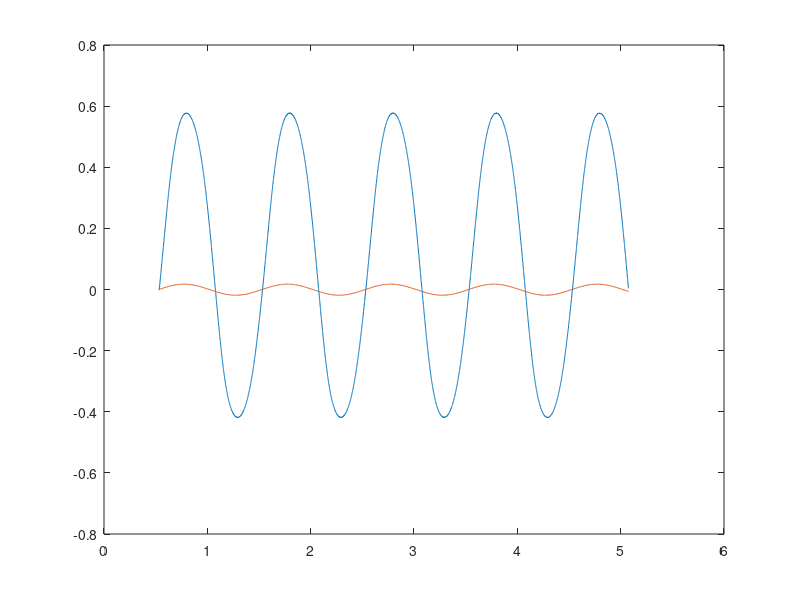

Write MATLAB code to recreate this figure. (Note: this script raises an error after producing the figure.)
clc; clear;
data = load("exp1_030.mat");
int_g = load("est_tf.mat");
int_sys= int_g.sys;
time = data.exp1_030.X.Data;
Ts_arr = diff(time);
mean_diff = mean(Ts_arr);
std_diff = std(Ts_arr);
Ts = mean_diff;

inp_lvdt = data.exp1_030.Y(1).Data; % Amplifier out
out_lvdt = data.exp1_030.Y(2).Data; % LVDT Out
inp_ampf = data.exp1_030.Y(3).Data; % Inp to amplifier

zero_crossings = find(diff(sign(out_lvdt)) ~= 0);
start_index = zero_crossings(2);
end_index = zero_crossings(13);


inp_lvdt_trimmed = inp_lvdt(start_index:end_index);
out_lvdt_trimmed = out_lvdt(start_index:end_index);
time_trimmed = time(start_index:end_index);
figure(1)
plot(time_trimmed, out_lvdt_trimmed, time_trimmed, inp_lvdt_trimmed)

meas = iddata(out_lvdt_trimmed', inp_lvdt_trimmed', Ts);
figure(2)
compare(meas,int_sys)